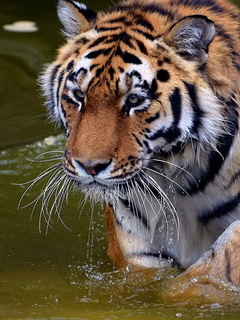
#> input picture original1.jpg, 240 x 320 px, found by its file name
$ jupyter execute ImgProc5_Stadnikov.ipynb
#> lines starting #> are read from the running program, lines starting #| are printed output that depends on the picture; after the words box and inside, x2 and y2 are one past the last pixel; in counts of white or black regions, pixels touching at a corner belong together; long printed decimals are rounded
[cell 1]
import cv2
import numpy as np
import matplotlib.pyplot as plt
import random

[cell 2]
# вариант
p = 0.1
window = np.array([[2, 1, 2], [1, 1, 1], [2, 1, 2]]) * 1 / 13

[cell 3]
def add_noise(pixels, threshold):
    index = np.random.rand(pixels.shape[0], pixels.shape[1])
    result = np.copy(pixels)
    result[index < threshold] = 255
    return result

[cell 4]
cat = cv2.imread('/content/original1.jpg')
#> cat is the input picture: shape (320, 240, 3); mean B, G, R 68.8, 86.3, 100.4
cat_gray = cv2.cvtColor(cat, cv2.COLOR_BGR2GRAY)
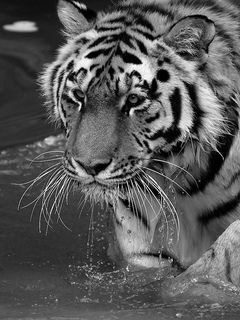
#> cat_gray: shape (320, 240); min 0, max 255, mean 88.5
cat_noise = add_noise(cat_gray, p)
#> in add_noise, `result[index < threshold] = 255`:
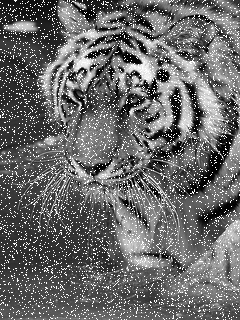
#> result: shape (320, 240); 10.12% of pixels changed, all inside (x1, y1, x2, y2) = (0, 0, 240, 320)

[cell 5]
fig, ax = plt.subplots(1, 2, figsize=(25, 10))

ax[0].imshow(cat_gray, vmin=0, vmax=255,  cmap='Greys_r')
ax[0].set(title='Исходное изображение')
ax[1].imshow(cat_noise, vmin=0, vmax=255,  cmap='Greys_r')
ax[1].set(title='Зашумлённое изображение ({}%)'.format(p * 100))

plt.show()
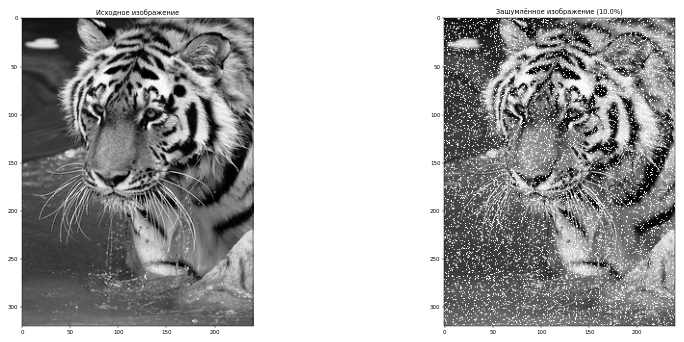
#> figure drawn by matplotlib, 2 panels

#КИХ-фильтр

[cell 6]
# КИХ = finite impulse response (FIR) filter

def fir_filter_image(image, weighted_window):
  return cv2.merge(list(map(lambda channel: fir_filter(channel, weighted_window), cv2.split(image))))

def fir_filter(image, weighted_window):
  h, w = image.shape
#> h = 320; w = 240
  window_h, window_w = weighted_window.shape
  new_image = np.zeros((h, w), np.uint8)
  # ddepth = -1, выходное изображение имеет ту же глубину, что и исходное
  new_image = cv2.filter2D(image, -1, weighted_window)
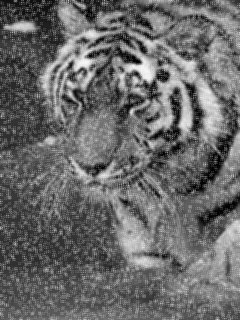
#> new_image: shape (320, 240); min 1, max 247, mean 105.4
  return new_image

[cell 7]
def get_error(img1, img2):
    img1 = img1 / 255
    img2 = img2 / 255
    h, w = img1.shape[0], img1.shape[1]
#> h = 320; w = 240
    return (np.sum((np.array(img1.flatten()) - np.array(img2.flatten())) ** 2) / (h * w * 3)) ** 0.5

[cell 8]
fig, ax = plt.subplots(1, 2, figsize=(25, 10))

cat_fir = fir_filter_image(cat_noise, window)
print("Error:", get_error(cat_gray, cat_fir))
#| Error: 0.0689
ax[0].imshow(cat_noise, vmin=0, vmax=255, cmap='Greys_r')
ax[0].set(title='Зашумлённое изображение ({}%)'.format(p * 100))
ax[1].imshow(cat_fir, vmin=0, vmax=255,  cmap='Greys_r')
ax[1].set(title='КИХ-фильтр')
plt.show()

# Спектры

[cell 9]
tuple([slice(0, int(sz)) for sz in np.array(cat_gray.shape)])

[cell 10]
2 ** np.ceil(np.log2(np.array(cat_gray.shape))).astype(int)
#> Out = [512, 256]

[cell 11]
def filtering_fft(image, kernel):

  s1 = np.array(image.shape)
#> s1 = [320, 240]

  fsize = 2 ** np.ceil(np.log2(s1)).astype(int)
#> fsize = [512, 256]
  fslice = tuple([slice(0, int(sz)) for sz in s1])

  image_fft = np.fft.fft2(image , fsize)

  kernel_fft = np.fft.fft2(kernel , fsize)
  result = np.fft.ifft2(image_fft * kernel_fft)[fslice].copy()

  return np.array(result.real , np.int32)
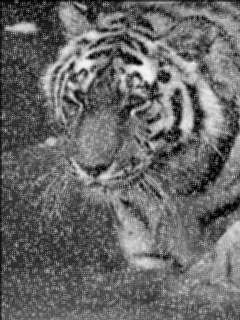
#> returned value: shape (320, 240) int32; min 1, max 247, mean 104

[cell 12]
fig, ax = plt.subplots(1, 2, figsize=(25, 10))

cat_spectral =  filtering_fft(cat_noise, window)
print("Error:", get_error(cat_gray, cat_spectral))
#| Error: 0.07601
ax[0].imshow(cat_noise, vmin=0, vmax=255, cmap='Greys_r')
ax[0].set(title='Зашумлённое изображение ({}%)'.format(p * 100))
ax[1].imshow(cat_spectral, vmin=0, vmax=255, cmap='Greys_r')
ax[1].set(title='Спектральный фильтр')
plt.show()

[cell 13]
cat_spectral.shape
#> Out = (320, 240)

[cell 14]
cat_noise.shape
#> Out = (320, 240)

$ run again, with earth.jpg copied over original1.jpg
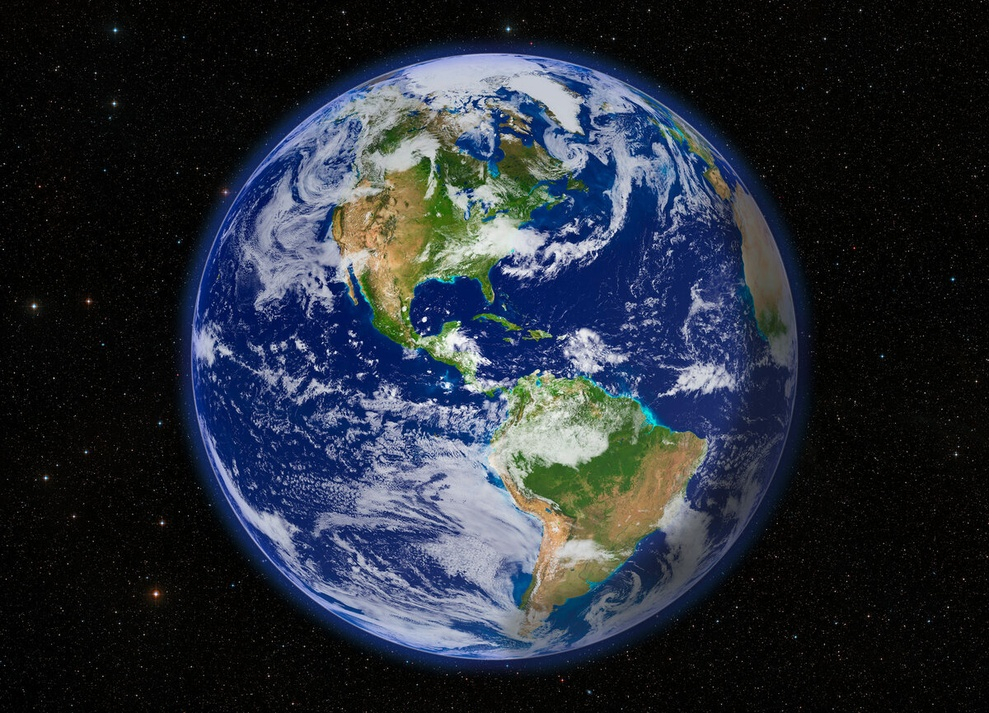
#> input picture earth.jpg, 989 x 713 px, shrunk from 1200 x 865 before the run, found by its file name
#> cat is the input picture: shape (713, 989, 3); mean B, G, R 56.3, 45.8, 39.4
#> in add_noise, `result[index < threshold] = 255`:
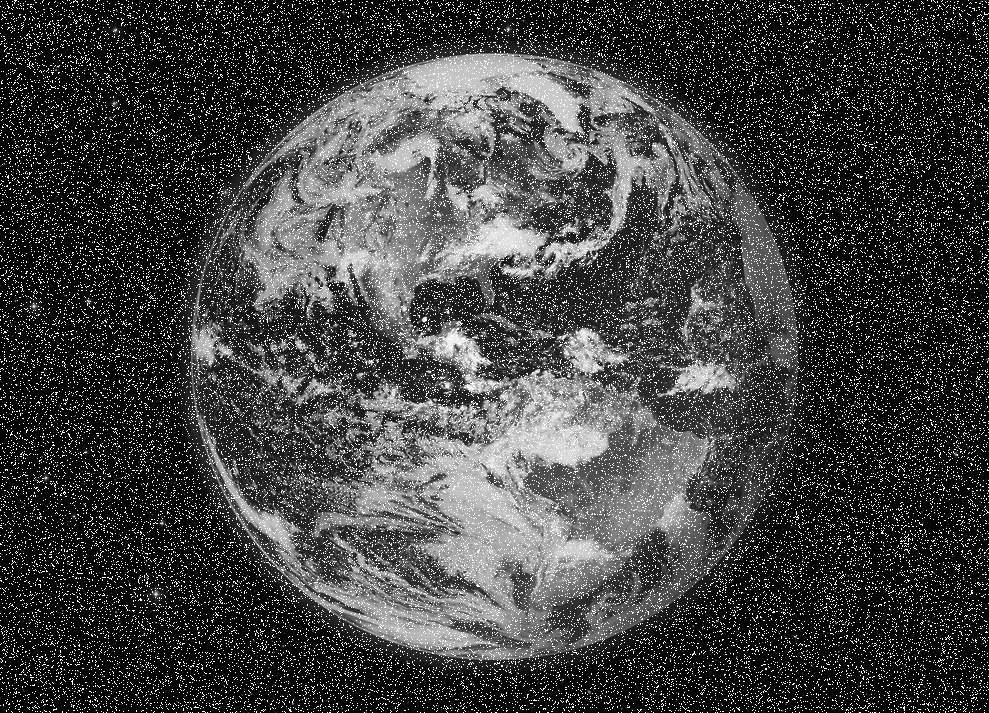
#> result: shape (713, 989); min 0, max 255, mean 66.2
#| Error: 0.07683
#> in filtering_fft, `return np.array(result.real , np.int32)`:
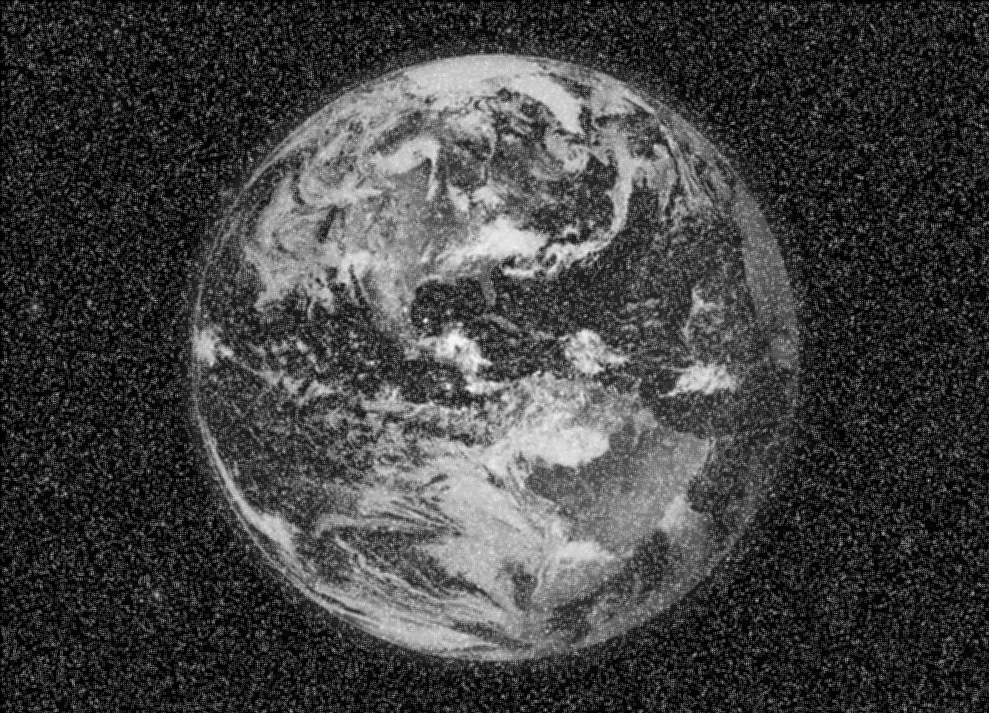
#> returned value: shape (713, 989) int32; min 0, max 247, mean 65.6
#| Error: 0.07875

$ run again, with original.jpg copied over original1.jpg
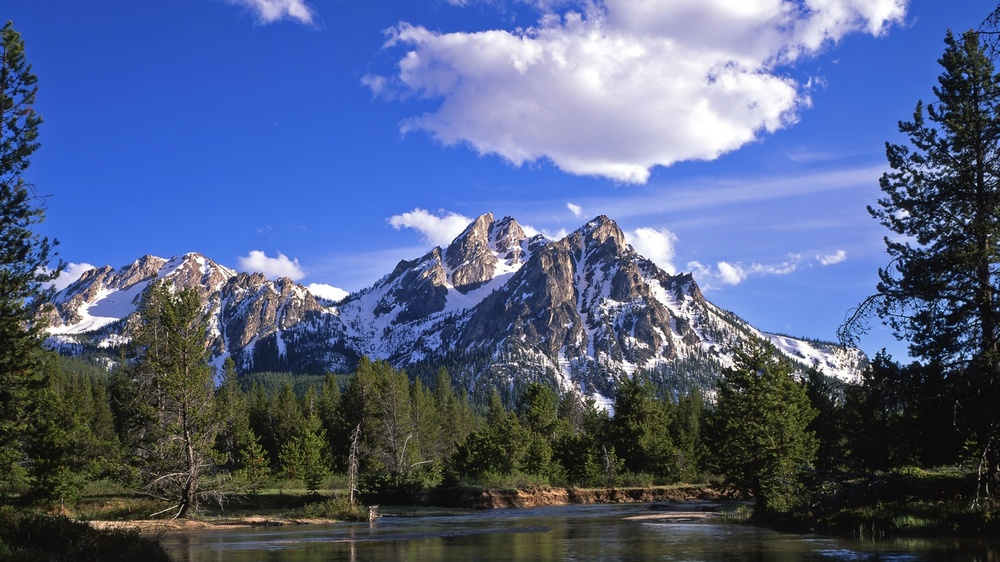
#> input picture original.jpg, 1000 x 562 px, shrunk from 1920 x 1080 before the run, found by its file name
#> cat is the input picture: shape (562, 1000, 3); mean B, G, R 132.7, 96.4, 82.2
#> in add_noise, `result[index < threshold] = 255`:
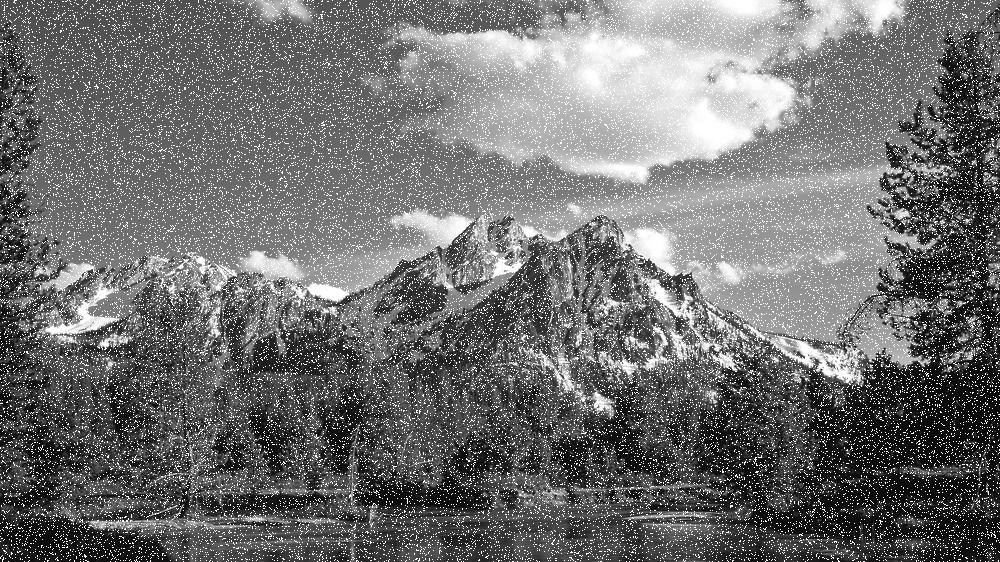
#> result: shape (562, 1000); min 0, max 255, mean 112.3
#| Error: 0.06393
#> in filtering_fft, `return np.array(result.real , np.int32)`:
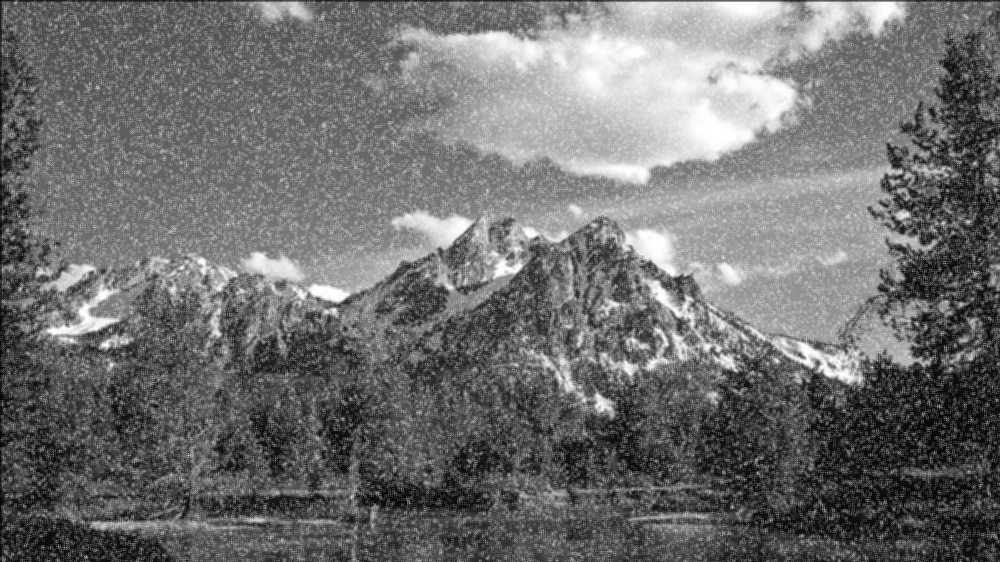
#> returned value: shape (562, 1000) int32; min 4, max 255, mean 111.6
#| Error: 0.06834
